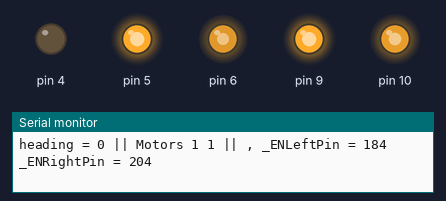
Simulated run of this sketch. Board: Arduino Uno, built with avr-gcc and run on an emulated ATmega328P. Parts: output pins drawn as LEDs (lit = HIGH), the last lines printed to the serial monitor. Pins used as bus, display or sensor lines are not drawn.

Above: at 0.1 s.
At 7.6 s:
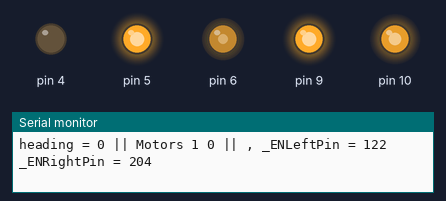
At 18.1 s:
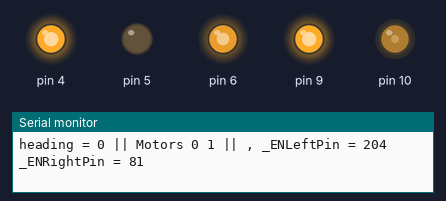
At 22.6 s:
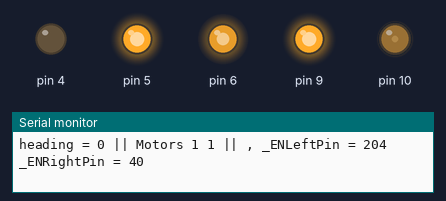
At 27.6 s:
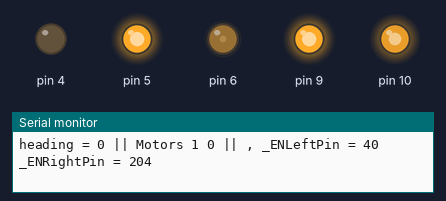
At 39.1 s:
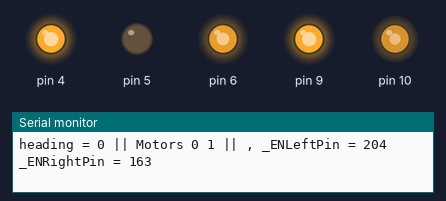
Timing chart, 0 to 40.0 s (numbered marks = the images above):
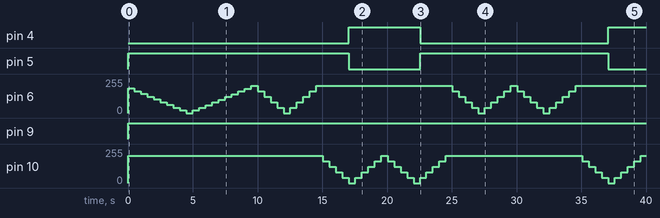

Measured:
- by itself, pin 4: LOW → HIGH at 17.0 s, → LOW 5.5 s later, → HIGH 14.5 s later
- by itself, pin 5: LOW → HIGH at 0.00 s, → LOW 17.0 s later, → HIGH 5.5 s later, → LOW 14.5 s later
- by itself, pin 6: 0/255 → 184/255 at 0.00 s, → 163/255 0.50 s later, → 143/255 0.50 s later, → 122/255 0.50 s later, … (50 changes in this stretch)
- by itself, pin 9: LOW → HIGH at 0.00 s

The sketch:

Autonomic_Robot_CTRL.ino
```cpp
#include  "Autonomic_Robot_CTRL.h"
//Left Motor
int enAmotorLeft = 6;  // Power 0..255
int in1motorLeft = 4;
int in2motorLeft = 5;
//Right motor
int enBmotorRight = 10;  // Power 0..255
int in3motorRight = 8;
int in4motorRight = 9;
// initialise values
int heading = 0;
int power   = 80;
int steps = 5;
Autonomic_Robot_CTRL Robo (in1motorLeft,  in2motorLeft , in3motorRight,  in4motorRight , enAmotorLeft , enBmotorRight ,heading,  power);


  void setup() {  Robo.begin();     }

void  PotentiometerCTRL(){
    heading = map (analogRead(A0), 0, 1023, -100, 100);   //1 לקרוא ערכים לכיוון מהפוטנציומטר
    power   = map (analogRead(A1), 0, 1023, -100, 100);   //2 לקרוא ערכים לעוצמה מהפוטנציומטר
    Robo.steering (heading, power);//קריאה לפרוצדורה
    delay(100);     }

void testMotors (int wait){
      if (heading >=100) { steps = -10;}
      if (heading <= -100) { steps = +10;}
        heading = heading + steps ;

        Robo.steering (heading , power);   // go straight, power 80
/*        Serial.print ("power = " );
        Serial.print (power );
        Serial.print (" , heading = " );
        Serial.println (heading );*/
        delay(wait);             // for 400 mili seconds
  }

  void loop () {
  //  PotentiometerCTRL();
  testMotors(500);

    }
```

Autonomic_Robot_CTRL.cpp
```cpp
// (licence header left out)
    //#include <Wire.h>
    //#include <Arduino.h>
#include "Arduino.h"
//#include <Servo.h> // Servo function library
#include <Wire.h>
#include <LiquidCrystal_I2C.h>
#include "Autonomic_Robot_CTRL.h"

//static int pos = 0;    // stores the servo position


// *****   Main class declaration   *****
Autonomic_Robot_CTRL::Autonomic_Robot_CTRL (int in1pin, int in2pin ,int in3pin, int in4pin , int ENApin, int ENBpin , int heading, int power )
  {
  pinMode(in1pin  , OUTPUT);
	pinMode(in2pin  , OUTPUT);
	pinMode(in3pin  , OUTPUT);
  pinMode(in4pin  , OUTPUT);
  pinMode(ENApin  , OUTPUT);
	pinMode(ENBpin  , OUTPUT);

  _in1LeftPin   = in1pin ;
  _in2LeftPin   = in2pin ;
  _in3RightPin  = in3pin ;
  _in4RightPin  = in4pin ;
  _ENLeftPin    = ENApin ;  // left engine
  _ENRightPin   = ENBpin ;  // right engine
  _heading = heading;
  _power   = power;

  }

  void Autonomic_Robot_CTRL::begin ( )
  {
// ***** General librery Objects Constractors  *****
  LiquidCrystal_I2C lcd (0x27,16,2); // set the LCD address to 0x27 for a 16 chars and 2 line display
  Serial.begin(115200);
 //   Autonomic_Robot_CTRL robo (int in1pin, int in2pin ,int in3pin, int in4pin , int ENApin, int ENBpin)  ;
}

 void Autonomic_Robot_CTRL::steering  ( int heading, int power)
    {
      int Theading ;
//      int _RightPower ;
//      int _LeftPower ;
//      _heading = heading;
//      _power   = power;
      if ( heading >= 50 ) {      // Turn Tank Right
          Theading = map (heading, 50, 100, 0, 255) ;
          digitalWrite(_in1LeftPin , LOW);
          digitalWrite(_in2LeftPin , HIGH);
          digitalWrite(_in3RightPin, HIGH);
          digitalWrite(_in3RightPin, LOW);

          _RightPower = abs(Theading * power / 100 );
          _LeftPower  = abs(power * 255 / 100) ;
          analogWrite(_ENLeftPin, _RightPower);
          analogWrite(_ENRightPin, _LeftPower);

          printMotors(" || Motors 1 0 ||")  ;
        }
      if ( heading >= 0 && heading < 50 ) {      // Turn Pivot Right
          Theading = map (heading, 0, 50, 255, 0) ;
          digitalWrite(_in1LeftPin, LOW);
          digitalWrite(_in2LeftPin, HIGH);
          digitalWrite(_in3RightPin, LOW);
          digitalWrite(_in4RightPin, HIGH);

          _RightPower = abs(Theading * power / 100 );
          _LeftPower  = abs(power * 255 / 100) ;
          analogWrite(_ENLeftPin, _RightPower);
          analogWrite(_ENRightPin, _LeftPower);

          printMotors(" || Motors 1 1 ||")  ;
          }

      if ( heading < 0 && heading > - 50 ) {      // Turn Pivot Left
          Theading = map (heading, -50, 0, 0, 255) ;
          digitalWrite(_in1LeftPin, LOW);
          digitalWrite(_in2LeftPin, HIGH);
          digitalWrite(_in3RightPin, LOW);
          digitalWrite(_in4RightPin, HIGH);

          _RightPower = abs(power * 255 / 100 );
          _LeftPower  = abs( Theading * power / 100) ;
          analogWrite(_ENLeftPin, _RightPower);
          analogWrite(_ENRightPin, _LeftPower);

           printMotors(" || Motors 1 1 ||")  ;
            }

      if ( heading <= -50  ) {      // Turn Pivot Left
          Theading = map (heading, -50, -100, 0, 255) ;
          digitalWrite(_in1LeftPin,  HIGH);
          digitalWrite(_in2LeftPin,  LOW);
          digitalWrite(_in3RightPin, LOW);
          digitalWrite(_in4RightPin, HIGH);

           _RightPower = abs(power * 255 / 100 );
          _LeftPower  = abs( Theading * power / 100) ;
          analogWrite(_ENLeftPin, _RightPower);
          analogWrite(_ENRightPin, _LeftPower);

           printMotors(" || Motors 0 1 ||")  ;
            }
//          delay (500);
    }

void Autonomic_Robot_CTRL::printMotors(String  MotorsDiraction)
            {
            Serial.print ("heading = " );Serial.print (_heading );  Serial.print (MotorsDiraction) ;
            Serial.print (" , _ENLeftPin = " ); Serial.print (_RightPower );
            Serial.print ("  _ENRightPin = " ); Serial.println (_LeftPower );
            }
```

Autonomic_Robot_CTRL.h
```cpp
#ifndef Autonomic_Robot_CTR_h
#define Autonomic_Robot_CTR_h

/*  Copyright Valency Oded All right reserved.

  This library is free software; you can redistribute it and/or
  modify it under the terms of the GNU Lesser General Public
  License as published by the Free Software Foundation; either
  version 2.1 of the License, or (at your option) any later version.

  This library is distributed in the hope that it will be useful,
  but WITHOUT ANY WARRANTY; without even the implied warranty of
  MERCHANTABILITY or FITNESS FOR A PARTICULAR PURPOSE. See the GNU
  Lesser General Public License for more details.

  You should have received a copy of the GNU Lesser General Public
  License along with this library; if not, write to the Free Software
  Foundation, Inc., 51 Franklin St, Fifth Floor, Boston, MA 02110-1301 USA */

class Autonomic_Robot_CTRL {
public:
  Autonomic_Robot_CTRL (int in1pin, int in2pin ,int in3pin, int in4pin , int ENApin, int ENBpin, int heading, int power);
  void begin();
  void steering (int heading, int power);
  void printMotors(String  MotorsDiraction);


private:
  int _in1LeftPin;
  int _in2LeftPin;
  int _in3RightPin;
  int _in4RightPin;
  int _ENLeftPin;
  int _ENRightPin;

 // bool _in1;
 // bool _in2;
 // bool _in3;
 // bool _in4;
  int _enA_power;
  int _enB_power;

  int _heading;
  int _power;

  int _RightPower ;
  int _LeftPower ;
};
#endif 
```
